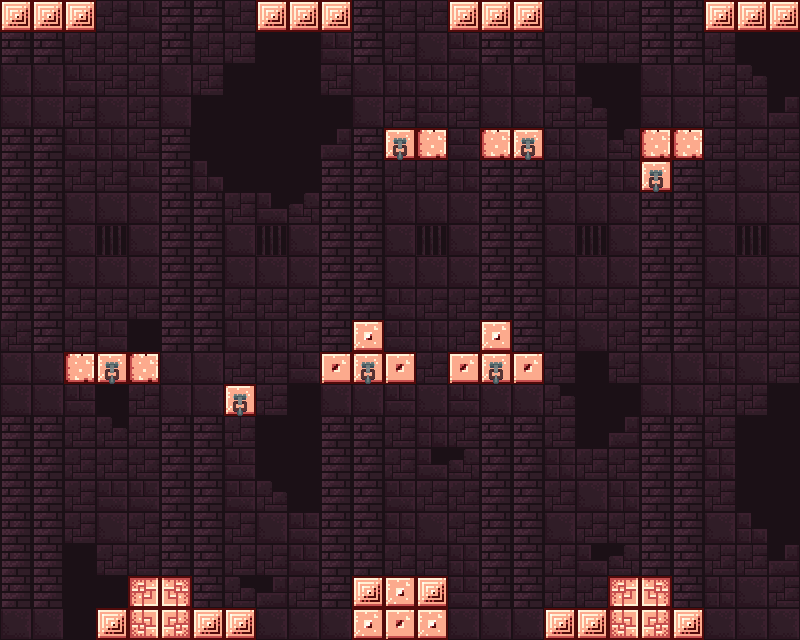

This game map was drawn from its Tiled (.tmx) file and the tilesets committed beside it. A one-line description and the full map source follow:
An orthogonal 25x20 tile map with 32x32 px tiles, 2 tile layers (bg, tile) and 49 objects.

<map version="1.0" orientation="orthogonal" renderorder="right-down" width="25" height="20" tilewidth="32" tileheight="32" nextobjectid="55">
 <tileset firstgid="1" name="tileSet" tilewidth="32" tileheight="32" spacing="2" margin="1" tilecount="105" columns="15">
  <image source="tileSet.png" width="512" height="256" />
 </tileset>
 <layer name="bg" width="25" height="20">
  <data encoding="csv">
54,54,6,6,52,54,54,6,6,6,54,54,6,6,6,54,54,6,69,6,54,54,6,91,91,
54,54,6,6,6,54,6,6,91,91,52,54,6,98,52,54,54,6,6,6,54,54,6,91,91,
98,98,52,6,6,98,6,91,91,91,6,98,69,52,6,98,98,69,91,91,98,98,6,22,91,
98,98,6,98,6,98,91,91,91,91,91,98,6,52,6,98,98,6,22,91,98,98,6,98,53,
54,54,52,69,6,54,91,91,91,91,53,54,69,98,52,54,54,69,98,38,54,54,6,6,6,
54,54,6,6,52,54,85,91,91,91,54,54,6,6,69,54,54,6,6,69,54,54,6,98,6,
54,54,98,98,98,54,54,6,37,38,54,54,98,98,98,54,54,98,98,98,54,54,98,98,98,
54,54,98,33,98,54,54,98,33,98,54,54,98,33,98,54,54,98,33,98,54,54,98,33,98,
54,54,98,98,98,54,54,98,98,98,54,54,98,98,98,54,54,98,98,98,54,54,98,98,98,
54,54,6,6,6,54,54,6,6,6,54,54,52,6,6,54,54,69,6,6,54,54,6,98,6,
6,54,6,52,91,54,54,52,69,6,54,54,52,69,6,54,54,6,98,6,54,54,6,6,6,
98,98,6,91,53,98,98,6,6,52,98,98,6,6,6,98,98,6,91,6,98,98,69,98,6,
98,98,52,91,6,98,98,6,6,91,98,98,52,98,52,98,98,22,91,91,98,98,6,6,91,
54,54,6,22,6,54,54,6,91,91,54,54,6,69,6,54,54,6,91,53,54,54,6,91,91,
54,54,6,6,6,54,54,52,91,91,54,54,6,37,38,54,54,69,6,6,54,54,69,91,91,
54,54,6,52,52,54,54,52,22,91,54,54,52,6,6,54,54,6,98,69,54,54,6,91,91,
54,54,6,98,6,54,54,6,98,52,54,54,69,98,6,54,54,98,6,6,54,54,98,85,91,
54,54,91,6,6,54,54,6,6,52,54,54,6,6,69,54,54,6,37,38,54,54,6,6,53,
54,54,91,91,91,54,54,22,53,6,54,54,98,6,52,54,54,6,6,98,54,54,69,98,6,
98,98,91,91,91,98,98,98,98,98,98,98,98,98,98,98,98,98,98,98,98,98,98,98,98
</data>
 </layer>
 <layer name="tile" width="25" height="20">
  <data encoding="csv">
5,5,5,0,0,0,0,0,5,5,5,0,0,0,5,5,5,0,0,0,0,0,5,5,5,
0,0,0,0,0,0,0,0,0,0,0,0,0,0,0,0,0,0,0,0,0,0,0,0,0,
0,0,0,0,0,0,0,0,0,0,0,0,0,0,0,0,0,0,0,0,0,0,0,0,0,
0,0,0,0,0,0,0,0,0,0,0,0,0,0,0,0,0,0,0,0,0,0,0,0,0,
0,0,0,0,0,0,0,0,0,0,0,0,21,67,0,67,21,0,0,0,67,67,0,0,0,
0,0,0,0,0,0,0,0,0,0,0,0,0,0,0,0,0,0,0,0,21,0,0,0,0,
0,0,0,0,0,0,0,0,0,0,0,0,0,0,0,0,0,0,0,0,0,0,0,0,0,
0,0,0,0,0,0,0,0,0,0,0,0,0,0,0,0,0,0,0,0,0,0,0,0,0,
0,0,0,0,0,0,0,0,0,0,0,0,0,0,0,0,0,0,0,0,0,0,0,0,0,
0,0,0,0,0,0,0,0,0,0,0,0,0,0,0,0,0,0,0,0,0,0,0,0,0,
0,0,0,0,0,0,0,0,0,0,0,68,0,0,0,68,0,0,0,0,0,0,0,0,0,
0,0,67,21,67,0,0,0,0,0,36,21,36,0,36,21,36,0,0,0,0,0,0,0,0,
0,0,0,0,0,0,0,21,0,0,0,0,0,0,0,0,0,0,0,0,0,0,0,0,0,
0,0,0,0,0,0,0,0,0,0,0,0,0,0,0,0,0,0,0,0,0,0,0,0,0,
0,0,0,0,0,0,0,0,0,0,0,0,0,0,0,0,0,0,0,0,0,0,0,0,0,
0,0,0,0,0,0,0,0,0,0,0,0,0,0,0,0,0,0,0,0,0,0,0,0,0,
0,0,0,0,0,0,0,0,0,0,0,0,0,0,0,0,0,0,0,0,0,0,0,0,0,
0,0,0,0,0,0,0,0,0,0,0,0,0,0,0,0,0,0,0,0,0,0,0,0,0,
0,0,0,0,99,4,0,0,0,0,0,5,68,5,0,0,0,0,0,99,4,0,0,0,0,
0,0,0,5,83,20,5,5,0,0,0,68,36,68,0,0,0,5,5,83,20,5,0,0,0
</data>
 </layer>
 <objectgroup name="Polyline">
  <object id="15" x="96" y="608">
   <polyline points="0,0 32,0 32,-32 96,-32 96,0 160,0" />
  </object>
  <object id="16" x="352" y="608">
   <polyline points="0,0 0,-32 96,-32 96,0" />
  </object>
  <object id="17" x="544" y="608">
   <polyline points="0,0 64,0 64,-32 128,-32 128,0 160,0" />
  </object>
  <object id="42" x="64" y="352">
   <polyline points="0,0 0,32 32,32 32,0 0,0" />
  </object>
  <object id="43" x="160" y="352">
   <polyline points="0,0 -32,0 -32,32 0,32 0,0" />
  </object>
  <object id="44" x="320" y="352">
   <polyline points="0,0 0,32 32,32 32,-32 64,-32 64,32 96,32 96,0 0,0" />
  </object>
  <object id="45" x="448" y="352">
   <polyline points="0,0 0,32 32,32 32,-32 64,-32 64,32 96,32 96,0 0,0" />
  </object>
  <object id="46" x="704" y="128">
   <polyline points="0,0 0,32 -64,32 -64,0 0,0" />
  </object>
  <object id="47" x="480" y="128">
   <polyline points="0,0 32,0 32,32 0,32 0,0" />
  </object>
  <object id="48" x="448" y="128">
   <polyline points="0,0 -32,0 -32,32 0,32 0,0" />
  </object>
 </objectgroup>
 <objectgroup name="Chain">
  <object id="18" x="96" y="352" width="32" height="32" />
  <object id="19" x="224" y="384" width="32" height="32" />
  <object id="20" x="352" y="352" width="32" height="32" />
  <object id="21" x="480" y="352" width="32" height="32" />
  <object id="22" x="640" y="160" width="32" height="32" />
  <object id="23" x="512" y="128" width="32" height="32" />
  <object id="25" x="384" y="128" width="32" height="32" />
 </objectgroup>
 <objectgroup name="Actor">
  <object id="51" x="96" y="416" width="32" height="32" />
 </objectgroup>
 <objectgroup name="Pad">
  <object id="26" x="640" y="544" width="32" height="32" />
 </objectgroup>
 <objectgroup name="Spike">
  <object id="27" x="128" y="544" width="32" height="32" />
  <object id="28" x="160" y="544" width="32" height="32" />
  <object id="29" x="192" y="576" width="32" height="32" />
  <object id="36" x="512" y="320" width="32" height="32" />
  <object id="37" x="448" y="320" width="32" height="32" />
  <object id="39" x="384" y="320" width="32" height="32" />
  <object id="40" x="320" y="320" width="32" height="32" />
  <object id="41" x="672" y="160" width="32" height="32" rotation="180" />
  <object id="54" x="608" y="544" width="32" height="32" />
 </objectgroup>
 <objectgroup name="Fire">
  <object id="30" x="384" y="544" width="32" height="32" />
  <object id="31" x="352" y="288" width="32" height="32" />
  <object id="32" x="480" y="288" width="32" height="32" />
 </objectgroup>
 <objectgroup name="Lava">
  <object id="1" x="0" y="608" width="32" height="32" />
  <object id="2" x="32" y="608" width="32" height="32" />
  <object id="3" x="64" y="608" width="32" height="32" />
  <object id="4" x="256" y="608" width="32" height="32" />
  <object id="5" x="288" y="608" width="32" height="32" />
  <object id="6" x="320" y="608" width="32" height="32" />
  <object id="7" x="448" y="608" width="32" height="32" />
  <object id="9" x="480" y="608" width="32" height="32" />
  <object id="10" x="512" y="608" width="32" height="32" />
  <object id="11" x="704" y="608" width="32" height="32" />
  <object id="12" x="736" y="608" width="32" height="32" />
  <object id="13" x="768" y="608" height="32" />
  <object id="14" x="768" y="608" width="32" height="32" />
 </objectgroup>
 <objectgroup name="Explosive">
  <object id="35" x="224" y="352" width="32" height="32" />
  <object id="52" x="576" y="576" width="32" height="32" />
  <object id="53" x="96" y="320" width="32" height="32" />
 </objectgroup>
 <objectgroup name="Portal">
  <object id="49" x="224" y="192" width="32" height="32">
   <ellipse />
  </object>
 </objectgroup>
 <objectgroup name="ArrowA">
  <object id="50" x="640" y="480" width="32" height="32">
   <ellipse />
  </object>
 </objectgroup>
 <objectgroup name="ArrowB" />
</map>